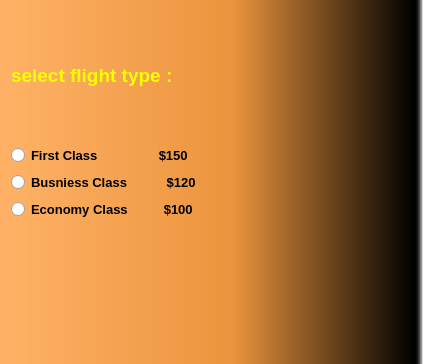
<?xml version="1.0" encoding="UTF-8"?>
<ui version="4.0">
 <class>Dialog</class>
 <widget class="QDialog" name="Dialog">
  <property name="geometry">
   <rect>
    <x>0</x>
    <y>0</y>
    <width>423</width>
    <height>364</height>
   </rect>
  </property>
  <property name="windowTitle">
   <string>QRadioButton Example</string>
  </property>
  <property name="styleSheet">
   <string notr="true">QDialog
{
	background-color: qlineargradient(spread:pad, x1:0, y1:0, x2:1, y2:0, stop:0 rgba(255, 178, 102, 255), stop:0.55 rgba(235, 148, 61, 255), stop:0.98 rgba(0, 0, 0, 255), stop:1 rgba(0, 0, 0, 0));
}

QLabel
{
	color: rgb(255, 255, 0);
}</string>
  </property>
  <layout class="QVBoxLayout" name="verticalLayout_3">
   <item>
    <layout class="QVBoxLayout" name="verticalLayout_2">
     <item>
      <widget class="QLabel" name="label">
       <property name="font">
        <font>
         <family>Segoe UI</family>
         <pointsize>14</pointsize>
         <weight>75</weight>
         <bold>true</bold>
        </font>
       </property>
       <property name="text">
        <string>select flight type :</string>
       </property>
      </widget>
     </item>
     <item>
      <layout class="QVBoxLayout" name="verticalLayout">
       <item>
        <widget class="QRadioButton" name="radioButton_first_class">
         <property name="font">
          <font>
           <family>Segoe UI</family>
           <pointsize>10</pointsize>
           <weight>75</weight>
           <bold>true</bold>
          </font>
         </property>
         <property name="text">
          <string>First Class                 $150</string>
         </property>
        </widget>
       </item>
       <item>
        <widget class="QRadioButton" name="radioButton_busniess_class">
         <property name="font">
          <font>
           <family>Segoe UI</family>
           <pointsize>10</pointsize>
           <weight>75</weight>
           <bold>true</bold>
          </font>
         </property>
         <property name="text">
          <string>Busniess Class           $120</string>
         </property>
        </widget>
       </item>
       <item>
        <widget class="QRadioButton" name="radioButton_economy_class">
         <property name="font">
          <font>
           <family>Segoe UI</family>
           <pointsize>10</pointsize>
           <weight>75</weight>
           <bold>true</bold>
          </font>
         </property>
         <property name="text">
          <string>Economy Class          $100</string>
         </property>
        </widget>
       </item>
      </layout>
     </item>
     <item>
      <widget class="QLabel" name="label_result">
       <property name="font">
        <font>
         <family>Segoe UI</family>
         <pointsize>12</pointsize>
         <italic>true</italic>
        </font>
       </property>
       <property name="text">
        <string/>
       </property>
      </widget>
     </item>
    </layout>
   </item>
  </layout>
 </widget>
 <resources/>
 <connections/>
</ui>
